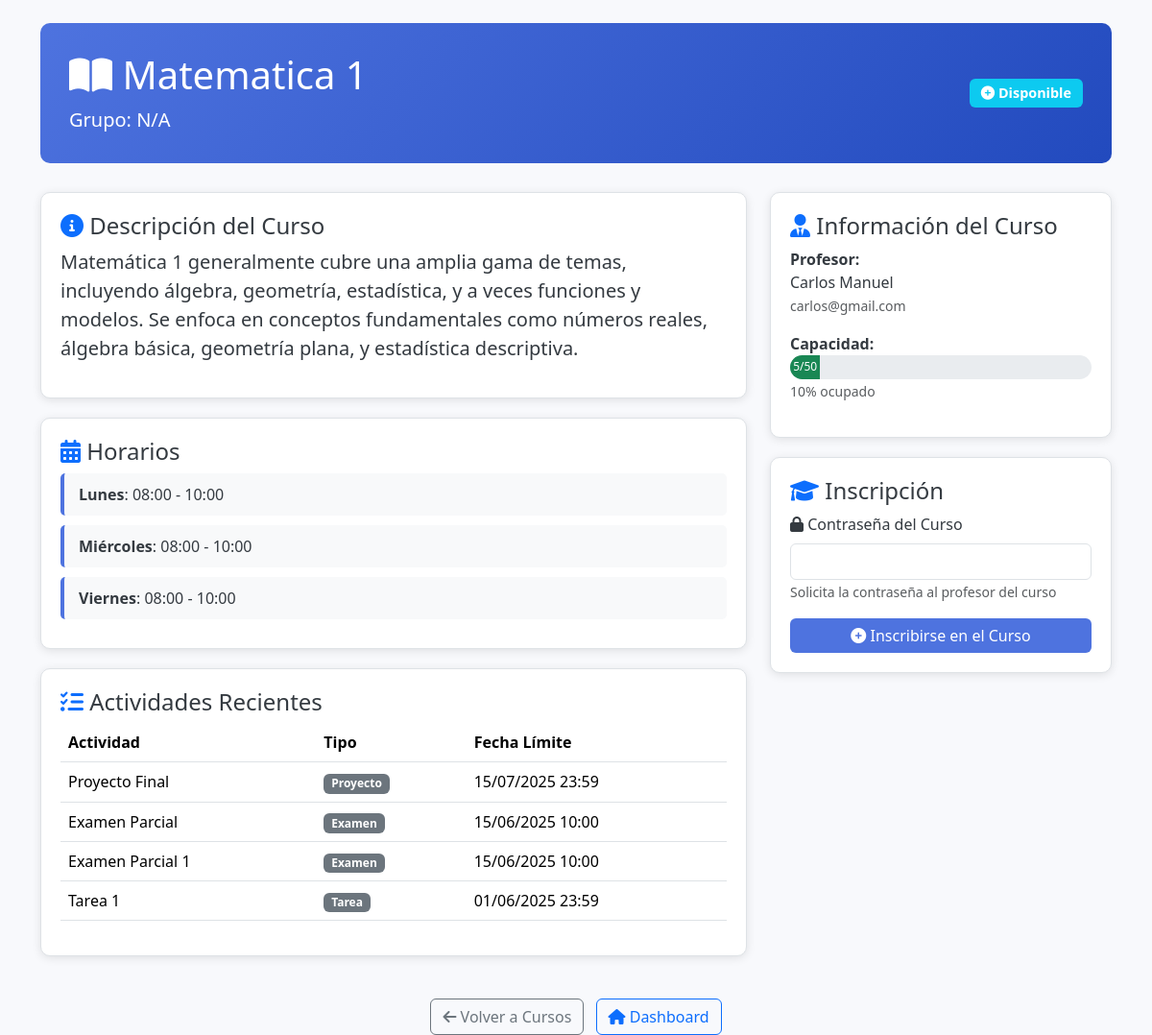
/stint/cursos/ver_curso.php?id=1 (signed in), run on the app's committed database.
### tables this page shows
CREATE TABLE `cursos` (
  `id_curso` int(11) NOT NULL AUTO_INCREMENT,
  `nombre_curso` varchar(100) NOT NULL,
  `descripcion` text DEFAULT NULL,
  `id_docente` int(11) NOT NULL,
  `contrasena` varchar(255) NOT NULL,
  `capacidad` int(11) NOT NULL DEFAULT 50,
  `grupo` enum('A','B') DEFAULT NULL,
  PRIMARY KEY (`id_curso`),
  KEY `id_docente` (`id_docente`),
  CONSTRAINT `cursos_ibfk_1` FOREIGN KEY (`id_docente`) REFERENCES `usuarios` (`id_usuario`) ON DELETE CASCADE
);

CREATE TABLE `horarios` (
  `id_horario` int(11) NOT NULL AUTO_INCREMENT,
  `id_curso` int(11) NOT NULL,
  `dia_semana` enum('Lunes','Martes','Miércoles','Jueves','Viernes','Sábado','Domingo') NOT NULL,
  `hora_inicio` time NOT NULL,
  `hora_fin` time NOT NULL,
  PRIMARY KEY (`id_horario`),
  KEY `id_curso` (`id_curso`),
  CONSTRAINT `horarios_ibfk_1` FOREIGN KEY (`id_curso`) REFERENCES `cursos` (`id_curso`) ON DELETE CASCADE
);

CREATE TABLE `actividades` (
  `id_actividad` int(11) NOT NULL AUTO_INCREMENT,
  `id_curso` int(11) NOT NULL,
  `nombre` varchar(100) NOT NULL,
  `descripcion` text DEFAULT NULL,
  `fecha_limite` datetime NOT NULL,
  `tipo` enum('Tarea','Examen','Proyecto') NOT NULL,
  PRIMARY KEY (`id_actividad`),
  KEY `id_curso` (`id_curso`),
  CONSTRAINT `actividades_ibfk_1` FOREIGN KEY (`id_curso`) REFERENCES `cursos` (`id_curso`) ON DELETE CASCADE
);

CREATE TABLE `usuarios` (
  `id_usuario` int(11) NOT NULL AUTO_INCREMENT,
  `nombre` varchar(100) NOT NULL,
  `correo` varchar(100) NOT NULL,
  `contrasena` varchar(255) NOT NULL,
  `rol` enum('docente','estudiante','admin') NOT NULL,
  `fecha_registro` timestamp NOT NULL DEFAULT current_timestamp(),
  `primer_login` tinyint(1) DEFAULT 0,
  `mfa_codigo` varchar(10) DEFAULT NULL,
  PRIMARY KEY (`id_usuario`),
  UNIQUE KEY `correo` (`correo`)
);

### stint/cursos/ver_curso.php (the view, shortened to what this page needs)
<?php
include '../../includes/conexion.php';
$id_estudiante = $_SESSION['id_usuario'];
$id_curso = isset($_GET['id']) ? intval($_GET['id']) : 0;
try {
    $sql_curso = "SELECT c.id_curso, c.nombre_curso, c.descripcion, c.capacidad, c.grupo,
                         u.nombre AS profesor_nombre, u.correo AS profesor_correo,
                         COUNT(ec.id_estudiante) AS estudiantes_inscritos,
                         CASE WHEN ec_user.id_estudiante IS NOT NULL THEN 1 ELSE 0 END AS ya_inscrito
                  FROM cursos c
                  LEFT JOIN usuarios u ON c.id_docente = u.id_usuario
                  LEFT JOIN estudiantes_cursos ec ON c.id_curso = ec.id_curso
                  LEFT JOIN estudiantes_cursos ec_user ON c.id_curso = ec_user.id_curso AND ec_user.id_estudiante = :id_estudiante
                  WHERE c.id_curso = :id_curso
                  GROUP BY c.id_curso, c.nombre_curso, c.descripcion, c.capacidad, c.grupo, u.nombre, u.correo, ec_user.id_estudiante";
    $stmt_curso = $pdo->prepare($sql_curso);
    $stmt_curso->bindParam(':id_estudiante', $id_estudiante, PDO::PARAM_INT);
    $stmt_curso->bindParam(':id_curso', $id_curso, PDO::PARAM_INT);
    $stmt_curso->execute();
    $curso = $stmt_curso->fetch();
    $sql_horarios = "SELECT dia_semana, hora_inicio, hora_fin FROM horarios WHERE id_curso = :id_curso ORDER BY
                     CASE dia_semana
                         WHEN 'Lunes' THEN 1
                         WHEN 'Martes' THEN 2
                         WHEN 'Miércoles' THEN 3
                         WHEN 'Jueves' THEN 4
                         WHEN 'Viernes' THEN 5
                         WHEN 'Sábado' THEN 6
                         WHEN 'Domingo' THEN 7
                     END";
    $stmt_horarios = $pdo->prepare($sql_horarios);
    $stmt_horarios->bindParam(':id_curso', $id_curso, PDO::PARAM_INT);
    $stmt_horarios->execute();
    $horarios = $stmt_horarios->fetchAll();
    $sql_actividades = "SELECT nombre, tipo, fecha_limite FROM actividades
                        WHERE id_curso = :id_curso
                        ORDER BY fecha_limite DESC LIMIT 5";
    $stmt_actividades = $pdo->prepare($sql_actividades);
    $stmt_actividades->bindParam(':id_curso', $id_curso, PDO::PARAM_INT);
    $stmt_actividades->execute();
    $actividades = $stmt_actividades->fetchAll();
} catch (PDOException $e) {
    die("Error en la consulta: " . $e->getMessage());
}
?>
<!DOCTYPE html>
<html lang="es">
<head>
    <link href="https://cdn.jsdelivr.net/npm/bootstrap@5.3.6/dist/css/bootstrap.min.css" rel="stylesheet">
    <link href="https://cdnjs.cloudflare.com/ajax/libs/font-awesome/6.0.0/css/all.min.css" rel="stylesheet">
</head>
<body>
<div class="container mt-4">
    <div class="header">
        <div class="d-flex justify-content-between align-items-center">
            <div>
                <h1><i class="fas fa-book-open"></i> <?= htmlspecialchars($curso['nombre_curso']) ?></h1>
                <p class="mb-0 fs-5">Grupo: <?= htmlspecialchars($curso['grupo'] ?? 'N/A') ?></p>
            </div>
            <div class="text-end">
                <?php if ($curso['ya_inscrito']): ?>
                    <span class="badge bg-success badge-status">
                        <i class="fas fa-check-circle"></i> Inscrito
                    </span>
                <?php elseif ($curso['estudiantes_inscritos'] >= $curso['capacidad']): ?>
                    <span class="badge bg-danger badge-status">
                        <i class="fas fa-times-circle"></i> Curso Lleno
                    </span>
                <?php else: ?>
                    <span class="badge bg-info badge-status">
                        <i class="fas fa-plus-circle"></i> Disponible
                    </span>
                <?php endif; ?>
            </div>
        </div>
    </div>
    <div class="row">
        <div class="col-lg-8">
            <div class="info-card">
                <h4><i class="fas fa-info-circle text-primary"></i> Descripción del Curso</h4>
                <p class="lead"><?= htmlspecialchars($curso['descripcion'] ?? 'Sin descripción disponible.') ?></p>
            </div>
            <?php if (!empty($horarios)): ?>
            <div class="info-card">
                <h4><i class="fas fa-calendar-alt text-primary"></i> Horarios</h4>
                <?php foreach ($horarios as $horario): ?>
                    <div class="schedule-item">
                        <strong><?= htmlspecialchars($horario['dia_semana']) ?></strong>:
                        <?= date('H:i', strtotime($horario['hora_inicio'])) ?> -
                        <?= date('H:i', strtotime($horario['hora_fin'])) ?>
                    </div>
                <?php endforeach; ?>
            </div>
            <?php endif; ?>
            <?php if (!empty($actividades)): ?>
            <div class="info-card">
                <h4><i class="fas fa-tasks text-primary"></i> Actividades Recientes</h4>
                <div class="table-responsive">
                    <table class="table table-hover">
                        <thead>
                            <tr>
                                <th>Actividad</th>
                                <th>Tipo</th>
                                <th>Fecha Límite</th>
                            </tr>
                        </thead>
                        <tbody>
                            <?php foreach ($actividades as $actividad): ?>
                            <tr>
                                <td><?= htmlspecialchars($actividad['nombre']) ?></td>
                                <td>
                                    <span class="badge bg-secondary">
                                        <?= htmlspecialchars($actividad['tipo']) ?>
                                    </span>
                                </td>
                                <td><?= date('d/m/Y H:i', strtotime($actividad['fecha_limite'])) ?></td>
                            </tr>
                            <?php endforeach; ?>
                        </tbody>
                    </table>
                </div>
            </div>
            <?php endif; ?>
        </div>
        <div class="col-lg-4">
            <div class="info-card">
                <h4><i class="fas fa-user-tie text-primary"></i> Información del Curso</h4>
                <div class="mb-3">
                    <strong>Profesor:</strong><br>
                    <?= htmlspecialchars($curso['profesor_nombre'] ?? 'No asignado') ?>
                    <?php if ($curso['profesor_correo']): ?>
                        <br><small class="text-muted"><?= htmlspecialchars($curso['profesor_correo']) ?></small>
                    <?php endif; ?>
                </div>
                <div class="mb-3">
                    <strong>Capacidad:</strong><br>
                    <div class="progress progress-custom">
                        <?php
                        $porcentaje = ($curso['estudiantes_inscritos'] / $curso['capacidad']) * 100;
                        $color_progress = $porcentaje >= 100 ? 'bg-danger' : ($porcentaje >= 80 ? 'bg-warning' : 'bg-success');
                        ?>
                        <div class="progress-bar <?= $color_progress ?>" style="width: <?= $porcentaje ?>%">
                            <?= $curso['estudiantes_inscritos'] ?>/<?= $curso['capacidad'] ?>
                        </div>
                    </div>
                    <small class="text-muted"><?= round($porcentaje, 1) ?>% ocupado</small>
                </div>
            </div>
            <div class="info-card">
                <h4><i class="fas fa-graduation-cap text-primary"></i> Inscripción</h4>
                <?php if ($curso['ya_inscrito']): ?>
                    <div class="alert alert-success">
                        <i class="fas fa-check-circle"></i> Ya estás inscrito en este curso
                    </div>
                    <form method="POST" onsubmit="return confirm('¿Estás seguro de que quieres desinscribirte de este curso?')">
                        <input type="hidden" name="accion" value="desinscribir">
                        <button type="submit" class="btn btn-outline-danger w-100">
                            <i class="fas fa-sign-out-alt"></i> Desinscribirse
                        </button>
                    </form>
                <?php elseif ($curso['estudiantes_inscritos'] >= $curso['capacidad']): ?>
                    <div class="alert alert-warning">
                        <i class="fas fa-exclamation-triangle"></i> Este curso ha alcanzado su capacidad máxima
                    </div>
                <?php else: ?>
                    <form method="POST">
                        <div class="mb-3">
                            <label for="contrasena" class="form-label">
                                <i class="fas fa-lock"></i> Contraseña del Curso
                            </label>
                            <input type="password" class="form-control" id="contrasena" name="contrasena" required>
                            <small class="form-text text-muted">Solicita la contraseña al profesor del curso</small>
                        </div>
                        <button type="submit" class="btn btn-primary w-100">
                            <i class="fas fa-plus-circle"></i> Inscribirse en el Curso
                        </button>
                    </form>
                <?php endif; ?>
            </div>
        </div>
    </div>
    <div class="mt-4 text-center">
        <a href="cursos_disponibles.php" class="btn btn-outline-secondary me-2">
            <i class="fas fa-arrow-left"></i> Volver a Cursos
        </a>
        <a href="dashboard_alumnos.php" class="btn btn-outline-primary">
            <i class="fas fa-home"></i> Dashboard
        </a>
    </div>
</div>
</body>
</html>

### stint/cursos/ver_curso.php (style rules this page uses)
body { background-color: #f8f9fc; color: #343a40; }
.header { background: linear-gradient(135deg, #4e73df 0%, #224abe 100%); color: white; padding: 30px; border-radius: 10px; margin-bottom: 30px; }
.info-card { background-color: #ffffff; border: 1px solid #dee2e6; border-radius: 10px; padding: 20px; margin-bottom: 20px; box-shadow: 0 2px 10px rgba(0,0,0,0.1); }
.btn-primary { background-color:#4e73df; border: none; }
.badge-status { font-size: 0.9em; padding: 8px 12px; }
.progress-custom { height: 25px; background-color: #e9ecef; border-radius: 15px; }
.schedule-item { background-color: #f8f9fa; border-left: 4px solid #4e73df; padding: 10px 15px; margin-bottom: 10px; border-radius: 5px; }

### data on the page
cursos: nombre_curso "Matematica 1", grupo "N/A", descripcion "Matemática 1 generalmente cubre una amplia gama de temas, incluyendo álgebra, geometría, estadística, y a veces funciones y modelos. Se enfoca en conceptos fundamentales como números reales, álgebra básica, geometría plana, y estadística descriptiva.", id_docente.nombre "Carlos Manuel", id_docente.correo "carlos@gmail.com", capacidad "50"
horarios: dia_semana "Lunes", hora_inicio "08:00", hora_fin "10:00"
horarios: dia_semana "Miércoles", hora_inicio "08:00", hora_fin "10:00"
horarios: dia_semana "Viernes", hora_inicio "08:00", hora_fin "10:00"
actividades: nombre "Proyecto Final", tipo "Proyecto", fecha_limite "15/07/2025 23:59"
actividades: nombre "Examen Parcial", tipo "Examen", fecha_limite "15/06/2025 10:00"
actividades: nombre "Examen Parcial 1", tipo "Examen", fecha_limite "15/06/2025 10:00"
actividades: nombre "Tarea 1", tipo "Tarea", fecha_limite "01/06/2025 23:59"

### other printed values
$curso['estudiantes_inscritos'] "5"
$porcentaje "10"
